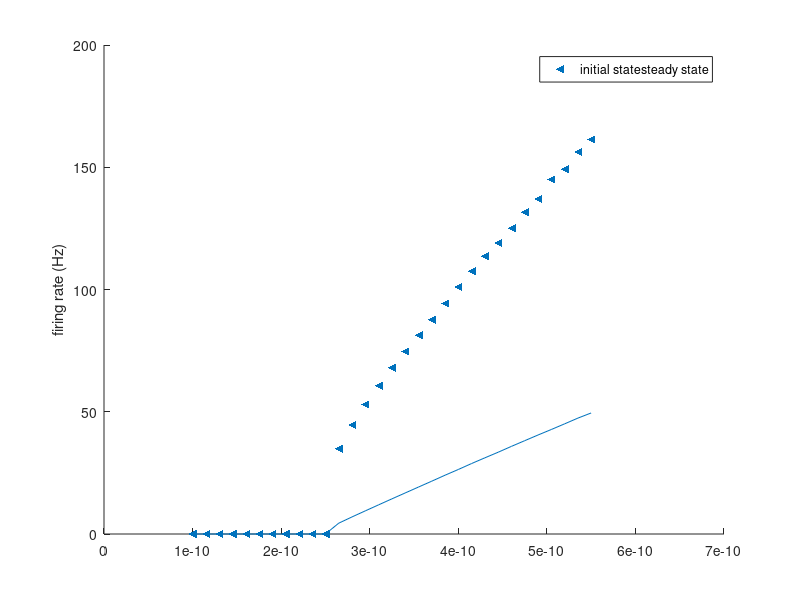

The MATLAB source for this figure:
% Tutorial 2.3, Models based on extensions of the LIF neuron.
% Question 1 simulates an LIF model, and question 2 simulates AELIF model
% Written By Clark Xu, Feb. 7, 2023
%%%%%%%%%%%%


% Accepted inputs are 1, 2, 3, and 4. 1 refers to question 1(a), 2 refers 
% to question 1(b), 3 refers to 2(a), 4 refers to 2(b)
question_number=2;

%% Parameters
switch question_number
    case {1,2}
        E_l = -0.075;
        Vth = -0.050;
        Vreset = -0.080;
        R_m = 1e8;
        C_m = 100e-12;
        E_K = -0.080;
        delta_G_RSA = 1e-9;
        tau_RSA = 0.200;
        tau_m = C_m*R_m;
    case {3,4}
        E_l = -0.075;
        Vth = -0.050;
        Vmax = 0.100;
        Vreset = -0.080;
        delta_th=0.002;
        G_L = 10e-9;
        C_m = 100e-12;
        a = 2e-9;
        b = 0.02e-9;
        tau_SRA = 0.200;
end


%% setting up vectors
switch question_number
    case {1,3}
        tmax = 1.5;
    case {2,4}
        tmax = 5;
end

dt = 0.0001;    % time step is 0.1 ms
t = 0:dt:tmax;  % t vector
Nt = length(t);
Iapp_values = (100:15:550)*1e-12;   % vector of Iapp values used in 1(b) and 2(b)

% Set Iapp.
% Ntrials is the number of different applied currents simulation
switch question_number
    case {1,3}  % Quetion 1 and 3 simulates step pulse with only one Iapp value
        Ntrial=1;
        Iapp_vector=zeros(1,Nt);
        Iapp_vector(0.5/dt:1/dt) = 500e-12; % step pulse
    case {2,4}  % Qeustion 2 and 4 simulates multiple contant Iapp value
        Ntrial=length(Iapp_values);
        Iapp_vector=ones(Ntrial,Nt);        
end

% for each trial, count the ISI for each spike by recording the
% time which spikes occur; first space records the initial INI, and the
% second space records the steady state INI.
ISI = zeros(Ntrial, 2);

% Set up vectors for Vm, G_SRA, and I_SRA
V = zeros(Ntrial, Nt);  % Membrane Potential
V(:,1)=E_l; % initialize membrane potential
G_SRA = zeros(Ntrial,Nt);   % conductance SRA
I_SRA = zeros(Ntrial,Nt);

%% simulation
for trial=1:Ntrial
    
    % set Iapp to constant values
    switch question_number
        case {2,4}
            Iapp_vector(trial,:) = Iapp_values(1,trial)*Iapp_vector(trial,:);
    end
    

    last_spike = 0; %initialize time for last spike every trial
    interval=0; % initialize INI every trial

    for i = 2:Nt
        
        switch question_number
            case {1,2}
                dG_SRA = -G_SRA(trial,i-1)*dt/tau_RSA;
                G_SRA(trial,i) = G_SRA(trial,i-1)+dG_SRA;
            
                dV = ((E_l-V(trial,i-1))/R_m+G_SRA(trial,i)*(E_K-V(trial,i-1))+ ...
                    Iapp_vector(trial,i))*dt/C_m;
                V(trial,i)=V(trial,i-1)+dV;
            case {3,4}
                dI_SRA = (a*(V(trial,i-1)-E_l)-I_SRA(trial,i-1))*dt/tau_SRA;
                I_SRA(trial,i) = I_SRA(trial,i-1)+dI_SRA;

                dV = (G_L*(E_l-V(trial,i-1)+delta_th*exp((V(trial,i-1)-Vth)/delta_th))- ...
                    I_SRA(trial,i)+Iapp_vector(trial,i))*dt/C_m;
                V(trial,i) = V(trial,i-1)+dV;
                
        end

        % spike occurs
        if V(trial,i)>Vth
            V(trial,i)=Vreset;  % reset membrane potential

            switch question_number
                case {1,2}  % increment G_SRA
                    G_SRA(trial,i)=G_SRA(trial,i)+delta_G_RSA;
                case {3,4}  % increment I_SRA
                    I_SRA(trial,i)=I_SRA(trial,i)+b;
            end
            
            interval=i*dt-last_spike;   % INI updated every spike

            if last_spike==0
                ISI(trial,1)=interval;  % fist inter-spike interval         
            end  

            last_spike=i*dt;    % update last spike
        end

        ISI(trial,2)=interval;  % last interval is the steady-state ISI
        
    end
end

% Get the inverse of inter-spike interval value as the firing rate.
% replace all Inf from zero division in matrix byy 0
firing_rate=1./ISI;
firing_rate(isinf(firing_rate)) = 0;    

%% plot graphs
switch question_number
    case 1
        figure(1)
        subplot(3,1,1);
        plot(t, Iapp_vector);
        ylabel("Iapp")
        subplot(3,1,2);
        plot(t, V);
        ylabel("membrane potential (V)")
        subplot(3,1,3);

        plot(t, G_SRA);
        ylabel("adaptation conductance")
        
    case 3
        figure(1)
        subplot(2,1,1);
        plot(t, Iapp_vector);
        ylabel("Iapp")
        subplot(2,1,2);
        plot(t, V);
        ylabel("membrane potential (V)")
        
    case {2,4}
        figure(2)
        ylabel("inverse of ISI")
        scatter(Iapp_values,firing_rate(:,1),'filled','<');
        hold on
        plot(Iapp_values,firing_rate(:,2));
        ylabel("firing rate (Hz)")
        legend(["initial state", "steady state"]);
        

end